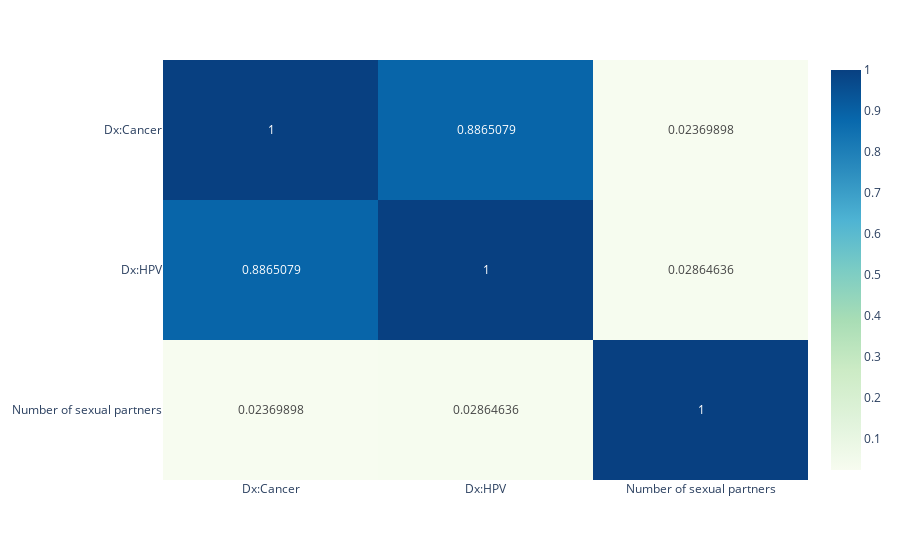

This figure's notebook cell:
### Code cell
diagnoses_num_partner_compare_cols = ['Dx:Cancer',
                                      'Dx:HPV',
                                      "Number of sexual partners",]
corr_matrix = risk_factor_df[diagnoses_num_partner_compare_cols].corr()
print(corr_matrix)
diagnoses_num_partner_heatmap = px.imshow(corr_matrix,
                              aspect="auto",
                              color_continuous_scale="gnbu",
                              text_auto=True)
diagnoses_num_partner_heatmap.show()

#초기 성행위. 어린 나이에 성관계를 가지면 HPV에 걸릴 위험이 높아진다는 mayo clinic에서의 주장은 이 데이터에선 입증할 수 없다(상관계수 0.02864..)

### Figure 1 — Plotly figure (JSON) as saved in the notebook; plotly's stock layout.template omitted (floating-point values rounded to 4 significant figures)
{"data": [{"coloraxis": "coloraxis", "hovertemplate": "x: %{x}<br>y: %{y}<br>color: %{z}<extra></extra>", "name": "0", "texttemplate": "%{z}", "type": "heatmap", "x": ["Dx:Cancer", "Dx:HPV", "Number of sexual partners"], "xaxis": "x", "y": ["Dx:Cancer", "Dx:HPV", "Number of sexual partners"], "yaxis": "y", "z": [[1, 0.8865, 0.0237], [0.8865, 1, 0.02865], [0.0237, 0.02865, 1]]}], "layout": {"autosize": true, "coloraxis": {"colorscale": [[0, "rgb(247,252,240)"], [0.125, "rgb(224,243,219)"], [0.25, "rgb(204,235,197)"], [0.375, "rgb(168,221,181)"], [0.5, "rgb(123,204,196)"], [0.625, "rgb(78,179,211)"], [0.75, "rgb(43,140,190)"], [0.875, "rgb(8,104,172)"], [1, "rgb(8,64,129)"]]}, "margin": {"t": 60}, "xaxis": {"anchor": "y", "autorange": true, "domain": [0, 1], "range": [-0.5, 2.5], "type": "category"}, "yaxis": {"anchor": "x", "autorange": true, "domain": [0, 1], "range": [2.5, -0.5], "type": "category"}}}
